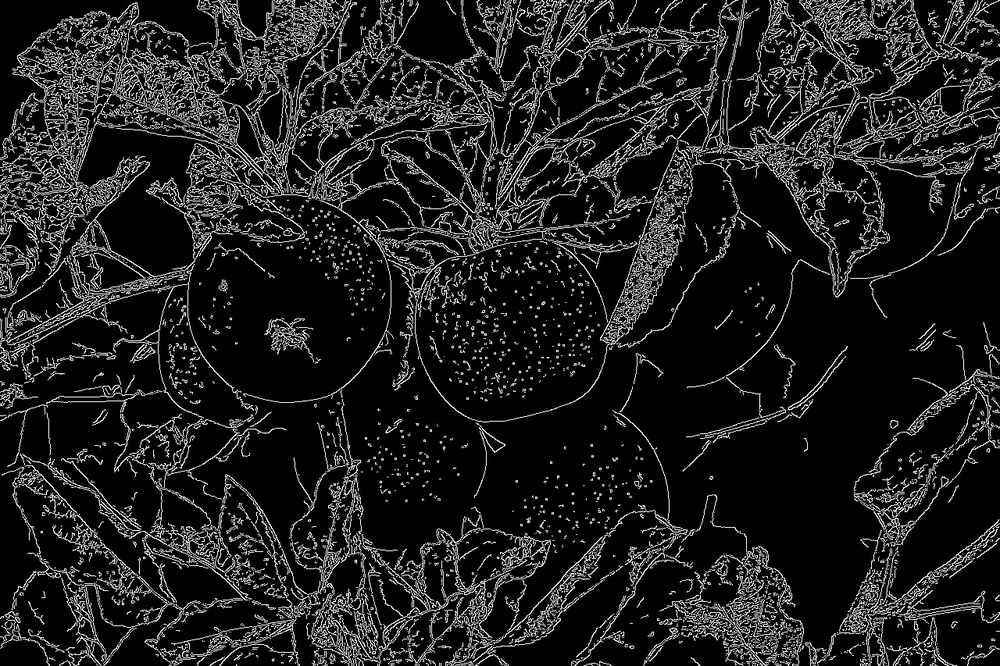
#> input picture openCV_class(cv2)/04_img_mask/exam/apple_edges.jpg, 1000 x 666 px, shrunk from 1280 x 853 before the run
$ python 3_exam.py
#> lines starting #> are read from the running program, lines starting #| are printed output that depends on the picture
'''
문제 3: 모폴로지 연산을 이용한 엣지 정제
1) 엣지 검출 결과를 정제하여 더욱 명확한 객체의 윤곽선을 얻는다.
2) 문제 2에서 생성된 엣지 이미지에 모폴로지 연산을 적용한다.
3) cv2.dilate와 cv2.erode 함수를 이용하여 엣지를 각각 팽창시킨 후 침식시켜서 정제된 엣지를 생성후
 결과 이미지는 refined_edges_apple.jpg로 저장한다.
'''

import cv2
import numpy as np

img = cv2.imread('apple_edges.jpg', cv2.IMREAD_GRAYSCALE)
#> img is the input picture: shape (666, 1000); min 0, max 255, mean 31.2

k = cv2.getStructuringElement(cv2.MORPH_RECT, (3,3))


dst = cv2.dilate(img, k)
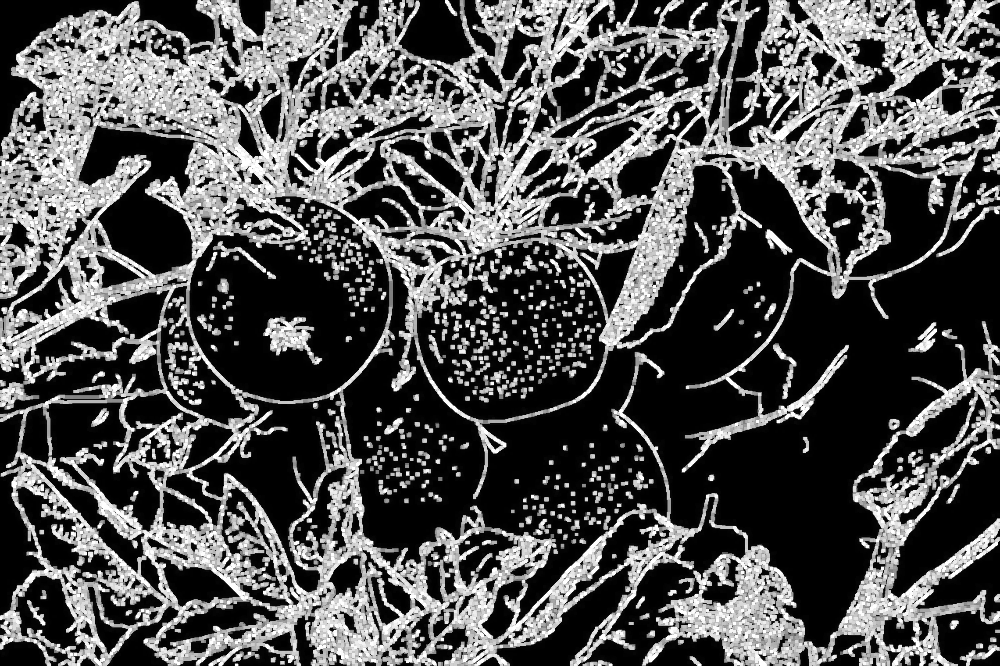
#> dst: shape (666, 1000); min 0, max 255, mean 83.4
erosion = cv2.erode(dst, k)
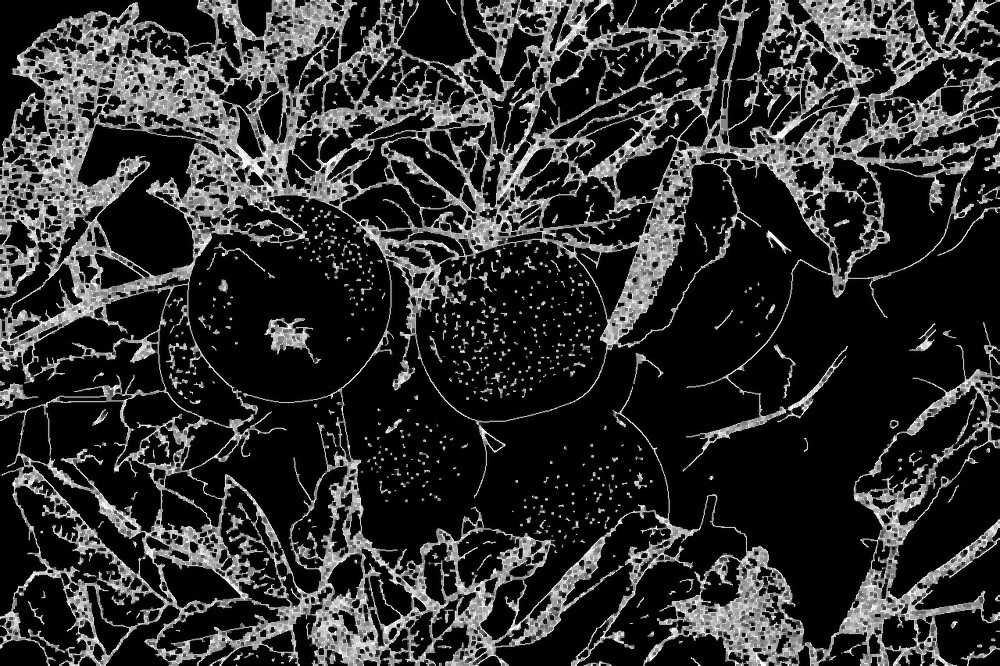
#> erosion: shape (666, 1000); min 0, max 255, mean 47.5
opening = cv2.morphologyEx(img, cv2.MORPH_CLOSE, k)


merged = np.hstack((img, dst,erosion))
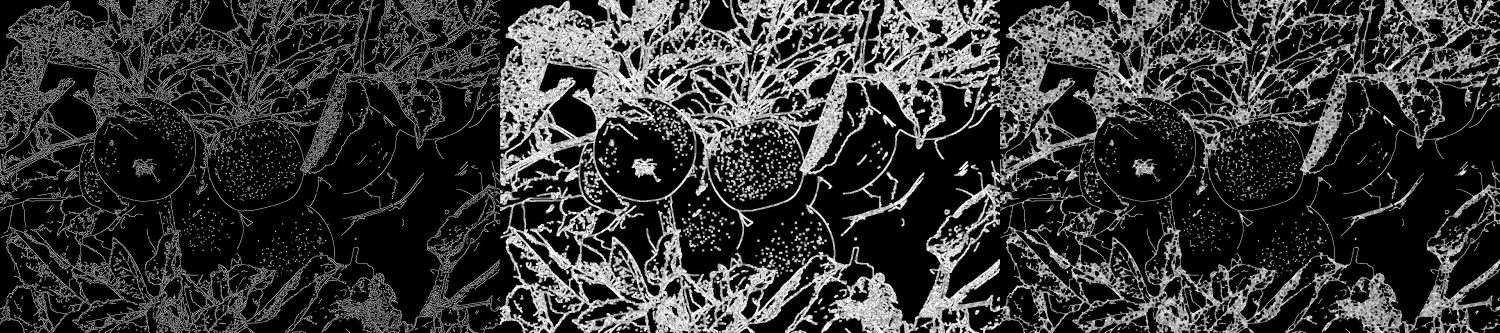
#> merged: shape (666, 3000) (shown at 1/2 size); min 0, max 255, mean 54
#cv2.imshow('',merged)
cv2.imshow('',opening)

cv2.waitKey(0)
cv2.destroyAllWindows()
